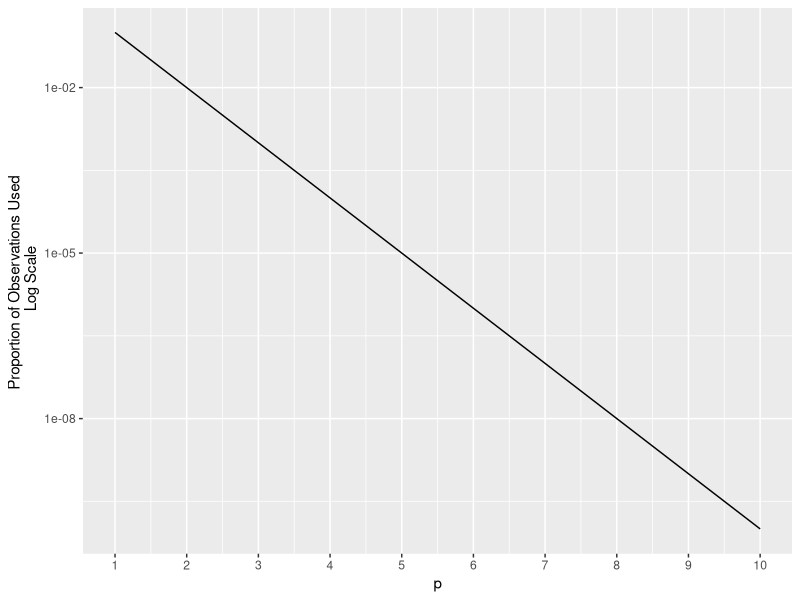

Write R code to recreate this figure.
## ---- chunk 1
library(tidyverse)
library(MASS)
## ---- chunk 2

dat <- data.frame(
  p = seq(from = 1, to = 10, by = 1),
  proportion = sapply(c(1:10), function(x) 10^-x)
)

dat %>% 
  ggplot(aes(x = p, y = proportion)) +
    geom_line() + 
      scale_y_log10() + 
        scale_x_continuous(breaks = 1:10) + 
          ylab("Proportion of Observations Used \n Log Scale")

